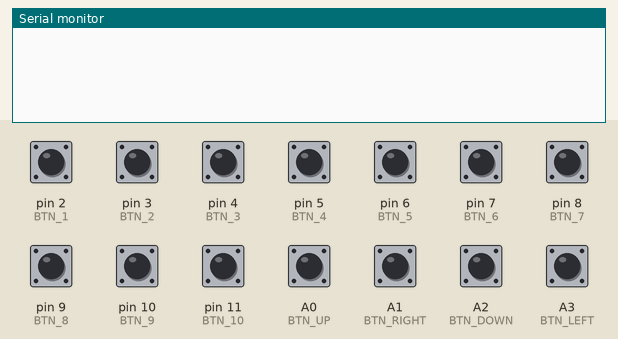
A sketch run on a simulated Arduino Leonardo, built with avr-gcc and run on an emulated ATmega32U4. Parts: the last lines printed to the serial monitor. The inputs (shaded band) are chosen by the test bench; at power-on: A0 (BTN_UP), A1 (BTN_RIGHT), A2 (BTN_DOWN), A3 (BTN_LEFT), pin 2 (BTN_1), pin 3 (BTN_2), pin 4 (BTN_3), pin 5 (BTN_4), pin 6 (BTN_5), pin 7 (BTN_6), pin 8 (BTN_7), pin 9 (BTN_8), pin 10 (BTN_9), pin 11 (BTN_10) HIGH.

Above: at 1.2 s.
1.3 s: pin 2 (BTN_1) pulled LOW for 0.15 s
At 2.0 s:
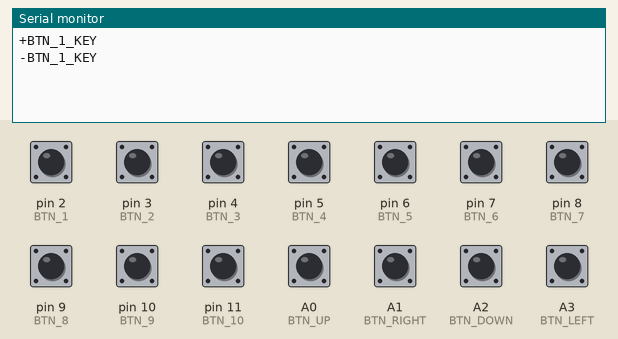
2.9 s: A0 (BTN_UP) pulled LOW for 0.15 s
At 4.2 s:
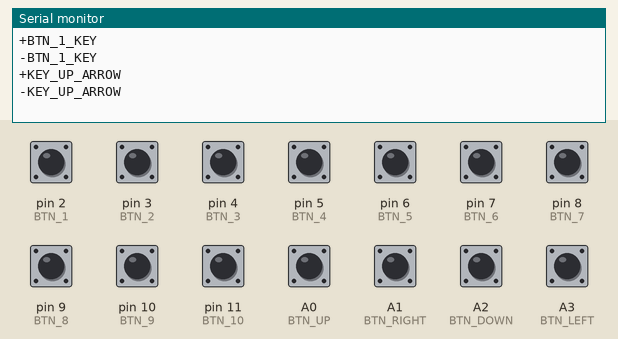
4.5 s: A1 (BTN_RIGHT) pulled LOW for 0.15 s
At 5.8 s:
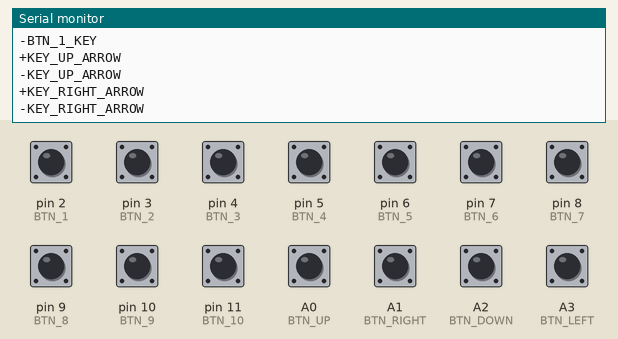
6.1 s: pin 3 (BTN_2) pulled LOW for 0.15 s
At 7.2 s:
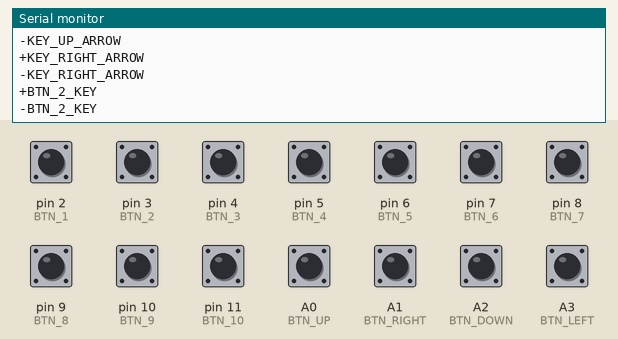
7.7 s: pin 4 (BTN_3) pulled LOW for 0.15 s
At 9.0 s:
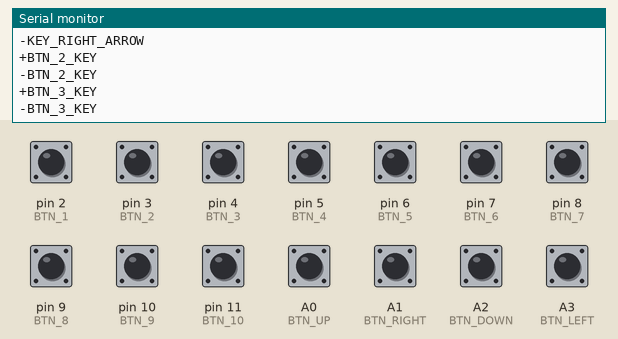
9.3 s: pin 5 (BTN_4) pulled LOW for 0.15 s
At 10.6 s:
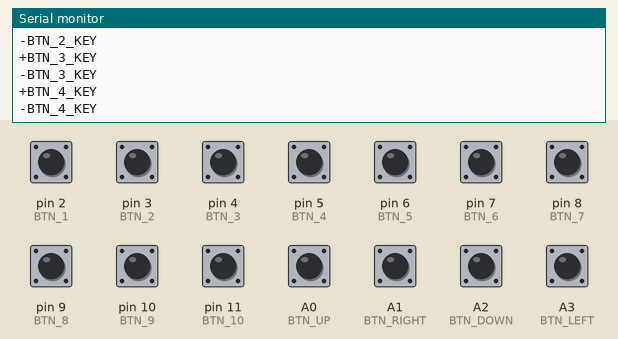
Timing chart, 0 to 11.9 s (numbered marks = the images above; inputs shaded):
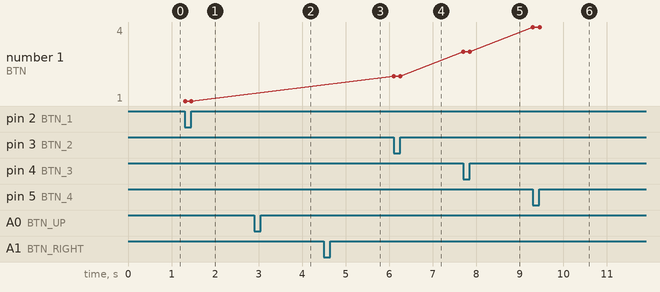

The sketch:

Saulabi.ino
```cpp
/*
  SAULABI

  FOR ARDUINO NANO
  * PINMAP *
  D1/TX  (1) | | (30) VIN
  D0/RX  (2) | | (29) GND
  RESET  (3) | | (28) RESET
    GND  (4) | | (27) +5V
     D2  (5) | | (26) A7
     D3  (6) | | (25) A6
     D4  (7) | | (24) A5
     D5  (8) | | (23) A4
     D6  (9) | | (22) A3
     D7 (10) | | (21) A2
     D8 (11) | | (20) A1
     D9 (12) | | (19) A0
     D10(13) | | (18) AREF
     D11(14) | | (17) 3V3
     D12(15) | | (16) D13
*/

#include <Keyboard.h>

#define BTN_1 2
#define BTN_2 3
#define BTN_3 4
#define BTN_4 5
#define BTN_5 6
#define BTN_6 7
#define BTN_7 8
#define BTN_8 9
#define BTN_9 10
#define BTN_10 11

#define BTN_UP A0
#define BTN_RIGHT A1
#define BTN_DOWN A2
#define BTN_LEFT A3

#define BTN_1_KEY 'Q'
#define BTN_2_KEY 'W'
#define BTN_3_KEY 'A'
#define BTN_4_KEY 'S'
#define BTN_5_KEY 'D'
#define BTN_6_KEY 'F'
#define BTN_7_KEY 'Z'
#define BTN_8_KEY 'X'
#define BTN_9_KEY 'C'
#define BTN_10_KEY 'V'


// the setup function runs once when you press reset or power the board
void setup() {
  pinMode(BTN_1, INPUT_PULLUP);
  pinMode(BTN_2, INPUT_PULLUP);
  pinMode(BTN_3, INPUT_PULLUP);
  pinMode(BTN_4, INPUT_PULLUP);
  pinMode(BTN_5, INPUT_PULLUP);
  pinMode(BTN_6, INPUT_PULLUP);
  pinMode(BTN_7, INPUT_PULLUP);
  pinMode(BTN_8, INPUT_PULLUP);
  pinMode(BTN_9, INPUT_PULLUP);
  pinMode(BTN_10, INPUT_PULLUP);

  pinMode(BTN_UP, INPUT_PULLUP);
  pinMode(BTN_RIGHT, INPUT_PULLUP);
  pinMode(BTN_DOWN, INPUT_PULLUP);
  pinMode(BTN_LEFT, INPUT_PULLUP);

  Serial.begin(9600);
}


int prevUp = HIGH;
int prevRight = HIGH;
int prevDown = HIGH;
int prevLeft = HIGH;

int prevBtn1 = HIGH;
int prevBtn2 = HIGH;
int prevBtn3 = HIGH;
int prevBtn4 = HIGH;
int prevBtn5 = HIGH;
int prevBtn6 = HIGH;
int prevBtn7 = HIGH;
int prevBtn8 = HIGH;
int prevBtn9 = HIGH;
int prevBtn10 = HIGH;

// the loop function runs over and over again forever
void loop() {
  int up = digitalRead(BTN_UP);
  int right = digitalRead(BTN_RIGHT);
  int down = digitalRead(BTN_DOWN);
  int left = digitalRead(BTN_LEFT);

  int button1 = digitalRead(BTN_1);
  int button2 = digitalRead(BTN_2);
  int button3 = digitalRead(BTN_3);
  int button4 = digitalRead(BTN_4);
  int button5 = digitalRead(BTN_5);
  int button6 = digitalRead(BTN_6);
  int button7 = digitalRead(BTN_7);
  int button8 = digitalRead(BTN_8);
  int button9 = digitalRead(BTN_9);
  int button10 = digitalRead(BTN_10);

  // if(up == LOW) Keyboard.press(KEY_UP_ARROW); else Keyboard.release(KEY_UP_ARROW);
  // if(right == LOW) Keyboard.press(KEY_RIGHT_ARROW); else Keyboard.release(KEY_RIGHT_ARROW);
  // if(down == LOW) Keyboard.press(KEY_DOWN_ARROW); else Keyboard.release(KEY_DOWN_ARROW);
  // if(left == LOW) Keyboard.press(KEY_LEFT_ARROW); else Keyboard.release(KEY_LEFT_ARROW);

  // if(button1 == LOW) Keyboard.press(BTN_1_KEY); else Keyboard.release(BTN_1_KEY);
  // if(button2 == LOW) Keyboard.press(BTN_2_KEY); else Keyboard.release(BTN_2_KEY);
  // if(button3 == LOW) Keyboard.press(BTN_3_KEY); else Keyboard.release(BTN_3_KEY);
  // if(button4 == LOW) Keyboard.press(BTN_4_KEY); else Keyboard.release(BTN_4_KEY);
  // if(button5 == LOW) Keyboard.press(BTN_5_KEY); else Keyboard.release(BTN_5_KEY);
  // if(button6 == LOW) Keyboard.press(BTN_6_KEY); else Keyboard.release(BTN_6_KEY);
  // if(button7 == LOW) Keyboard.press(BTN_7_KEY); else Keyboard.release(BTN_7_KEY);
  // if(button8 == LOW) Keyboard.press(BTN_8_KEY); else Keyboard.release(BTN_8_KEY);
  // if(button9 == LOW) Keyboard.press(BTN_9_KEY); else Keyboard.release(BTN_9_KEY);
  // if(button10 == LOW) Keyboard.press(BTN_10_KEY); else Keyboard.release(BTN_10_KEY);


  if(up != prevUp) {
    prevUp = up;
    if(up == LOW) Serial.println("+KEY_UP_ARROW"); else Serial.println("-KEY_UP_ARROW");
  }
  if(right != prevRight) {
    prevRight = right;
    if(right == LOW) Serial.println("+KEY_RIGHT_ARROW"); else Serial.println("-KEY_RIGHT_ARROW");
  }
  if(down != prevDown) {
    prevDown = down;
    if(down == LOW) Serial.println("+KEY_DOWN_ARROW"); else Serial.println("-KEY_DOWN_ARROW");
  }
  if(left != prevLeft) {
    prevLeft = left;
    if(left == LOW) Serial.println("+KEY_LEFT_ARROW"); else Serial.println("-KEY_LEFT_ARROW");
  }
  if(button1 != prevBtn1) {
    prevBtn1 = button1;
    if(button1 == LOW) Serial.println("+BTN_1_KEY"); else Serial.println("-BTN_1_KEY");
  }
  if(button2 != prevBtn2) {
    prevBtn2 = button2;
    if(button2 == LOW) Serial.println("+BTN_2_KEY"); else Serial.println("-BTN_2_KEY");
  }
  if(button3 != prevBtn3) {
    prevBtn3 = button3;
    if(button3 == LOW) Serial.println("+BTN_3_KEY"); else Serial.println("-BTN_3_KEY");
  }
  if(button4 != prevBtn4) {
    prevBtn4 = button4;
    if(button4 == LOW) Serial.println("+BTN_4_KEY"); else Serial.println("-BTN_4_KEY");
  }
  if(button5 != prevBtn5) {
    prevBtn5 = button5;
    if(button5 == LOW) Serial.println("+BTN_5_KEY"); else Serial.println("-BTN_5_KEY");
  }
  if(button6 != prevBtn6) {
    prevBtn6 = button6;
    if(button6 == LOW) Serial.println("+BTN_6_KEY"); else Serial.println("-BTN_6_KEY");
  }
  if(button7 != prevBtn7) {
    prevBtn7 = button7;
    if(button7 == LOW) Serial.println("+BTN_7_KEY"); else Serial.println("-BTN_7_KEY");
  }
  if(button8 != prevBtn8) {
    prevBtn8 = button8;
    if(button8 == LOW) Serial.println("+BTN_8_KEY"); else Serial.println("-BTN_8_KEY");
  }
  if(button9 != prevBtn9) {
    prevBtn9 = button9;
    if(button9 == LOW) Serial.println("+BTN_9_KEY"); else Serial.println("-BTN_9_KEY");
  }
  if(button10 != prevBtn10) {
    prevBtn10 = button10;
    if(button10 == LOW) Serial.println("+BTN_10_KEY"); else Serial.println("-BTN_10_KEY");
  }

  delay(10);
}
```

Measured:
- after the input at 1.3 s, the serial monitor: prints a new line at once (image 1)
- after the input at 2.9 s, the serial monitor: prints a new line at once (image 2)
- after the input at 4.5 s, the serial monitor: prints a new line at once (image 3)
- after the input at 6.1 s, the serial monitor: prints a new line at once (image 4)
- after the input at 7.7 s, the serial monitor: prints a new line at once (image 5)
- after the input at 9.3 s, the serial monitor: prints a new line at once (image 6)
- plotted number 1: 1 → 2 after the input at 6.1 s, 2 → 3 after the input at 7.7 s, 3 → 4 after the input at 9.3 s
